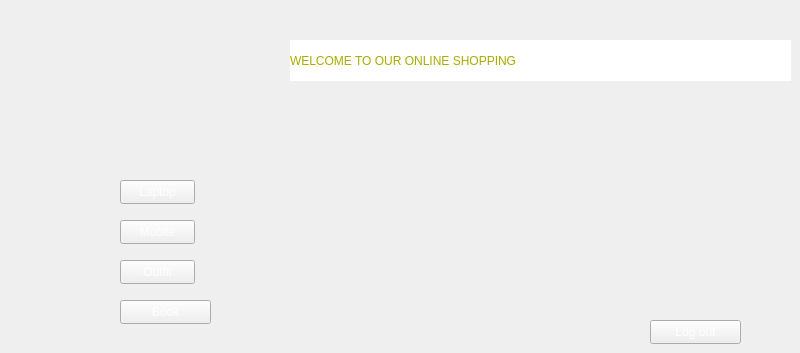
    <widget class="QWidget" name="product">
     <property name="styleSheet">
      <string notr="true">background-image: url(:/new/prefix1/image/background10.jpg);</string>
     </property>
     <widget class="QPushButton" name="laptop">
      <property name="geometry">
       <rect>
        <x>120</x>
        <y>180</y>
        <width>75</width>
        <height>24</height>
       </rect>
      </property>
      <property name="styleSheet">
       <string notr="true">font: 700 10pt &quot;Segoe UI&quot;;
color: rgb(255, 255, 255)</string>
      </property>
      <property name="text">
       <string>Laptop</string>
      </property>
     </widget>
     <widget class="QPushButton" name="mobile">
      <property name="geometry">
       <rect>
        <x>120</x>
        <y>220</y>
        <width>75</width>
        <height>24</height>
       </rect>
      </property>
      <property name="styleSheet">
       <string notr="true">font: 700 10pt &quot;Segoe UI&quot;;
color: rgb(255, 255, 255)</string>
      </property>
      <property name="text">
       <string>Mobile</string>
      </property>
     </widget>
     <widget class="QPushButton" name="outfit">
      <property name="geometry">
       <rect>
        <x>120</x>
        <y>260</y>
        <width>75</width>
        <height>24</height>
       </rect>
      </property>
      <property name="styleSheet">
       <string notr="true">font: 700 10pt &quot;Segoe UI&quot;;
color: rgb(255, 255, 255)</string>
      </property>
      <property name="text">
       <string>Outfit</string>
      </property>
     </widget>
     <widget class="QPushButton" name="book">
      <property name="geometry">
       <rect>
        <x>120</x>
        <y>300</y>
        <width>91</width>
        <height>24</height>
       </rect>
      </property>
      <property name="styleSheet">
       <string notr="true">font: 700 10pt &quot;Segoe UI&quot;;
color: rgb(255, 255, 255);</string>
      </property>
      <property name="text">
       <string>Book</string>
      </property>
     </widget>
     <widget class="QLabel" name="label_7">
      <property name="geometry">
       <rect>
        <x>290</x>
        <y>40</y>
        <width>501</width>
        <height>41</height>
       </rect>
      </property>
      <property name="styleSheet">
       <string notr="true">background-color: rgb(255, 255, 255);
color: rgb(170, 170, 0);
font: 700 18pt &quot;Segoe Print&quot;;
</string>
      </property>
      <property name="text">
       <string>WELCOME TO OUR ONLINE SHOPPING</string>
      </property>
     </widget>
     <widget class="QLabel" name="label_18">
      <property name="geometry">
       <rect>
        <x>0</x>
        <y>0</y>
        <width>271</width>
        <height>171</height>
       </rect>
      </property>
      <property name="styleSheet">
       <string notr="true">image: url(:/new/prefix1/image/background11.jpg);</string>
      </property>
      <property name="text">
       <string/>
      </property>
     </widget>
     <widget class="QPushButton" name="book_2">
      <property name="geometry">
       <rect>
        <x>650</x>
        <y>320</y>
        <width>91</width>
        <height>24</height>
       </rect>
      </property>
      <property name="styleSheet">
       <string notr="true">font: 700 10pt &quot;Segoe UI&quot;;
color: rgb(255, 255, 255);</string>
      </property>
      <property name="text">
       <string>Log out</string>
      </property>
     </widget>
    </widget>
